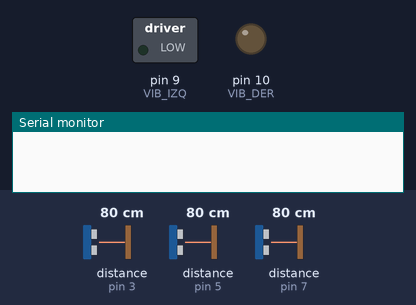
Simulated run of this sketch. Board: Arduino Nano, built with avr-gcc and run on an emulated ATmega328P. On the bench: switched loads named in the sketch (green lamp = pin HIGH), output pins drawn as LEDs (lit = HIGH), the last lines printed to the serial monitor. Wiring (inferred from the names in the program): 3 × ultrasonic range finder: trigger pin 2, echo pin 3 / trigger pin 4, echo pin 5 / trigger pin 6, echo pin 7. The inputs (shaded band) are chosen by the test bench; at power-on: distance to the obstacle (sensors on pin 3, pin 5, pin 7) 80 cm. The echo pulse lasts 58.3 µs per cm; pins used as bus, display or sensor lines are not drawn.

Above: at 0.05 s.
At 1.2 s:
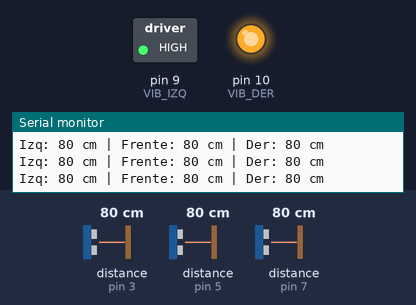
1.3 s: distance to the obstacle (sensor on pin 3) set to 35 cm
4.3 s: distance to the obstacle (sensor on pin 5) set to 18 cm
7.3 s: distance to the obstacle (sensor on pin 7) set to 18 cm
10.3 s: distance to the obstacle (sensor on pin 3) set to 2 cm
13.3 s: distance to the obstacle (sensor on pin 5) set to 2 cm
16.3 s: distance to the obstacle (sensor on pin 7) set to 35 cm
Timing chart, 0 to 19.3 s (numbered marks = the images above; inputs shaded):
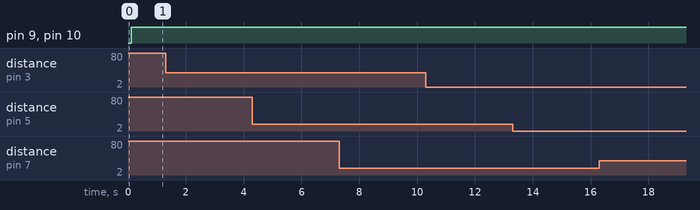

The sketch:

Arduino_gafas_noviembre20.ino
```cpp
// Gorra para ciegos - Arduino Nano
// Sensor izquierdo -> vibrador izquierdo
// Sensor derecho   -> vibrador derecho
// Sensor frontal   -> los dos vibradores

// ---------- PINES ----------
// Sensor izquierdo: Trig envía el sonido, Echo recibe el rebote
const int TRIG_IZQ = 2;
const int ECHO_IZQ = 3;

// Sensor frontal
const int TRIG_FRE = 4;
const int ECHO_FRE = 5;

// Sensor derecho
const int TRIG_DER = 6;
const int ECHO_DER = 7;

// Motores vibradores (conectados a los transistores)
const int VIB_IZQ = 9;
const int VIB_DER = 10;

// ---------- DISTANCIA ----------
// Si hay un objeto a menos de estos centímetros, vibra el motor
const int UMBRAL_CM = 150;

// ---------- FUNCIÓN PARA MEDIR ----------
// Mide la distancia en cm. Devuelve 999 si no hay eco.
long medirCm(int trig, int echo) {
  // Ponemos Trig en LOW para empezar desde cero
  digitalWrite(trig, LOW);
  delayMicroseconds(2);

  // Enviamos un pulso de 10 microsegundos para lanzar el sonido
  digitalWrite(trig, HIGH);
  delayMicroseconds(10);
  digitalWrite(trig, LOW);

  // Medimos cuánto tarda en volver el eco (máx. 25 ms, unos 4 m)
  long duracion = pulseIn(echo, HIGH, 25000);

  // Si no volvió el eco, no hay nada cerca: devolvemos 999
  if (duracion == 0) return 999;

  // Convertimos el tiempo a centímetros
  return duracion / 58;
}

// ---------- CONFIGURACIÓN INICIAL ----------
void setup() {
  // Cada Trig es una salida (envía) y cada Echo una entrada (recibe)
  pinMode(TRIG_IZQ, OUTPUT);
  pinMode(ECHO_IZQ, INPUT);
  pinMode(TRIG_FRE, OUTPUT);
  pinMode(ECHO_FRE, INPUT);
  pinMode(TRIG_DER, OUTPUT);
  pinMode(ECHO_DER, INPUT);

  // Los vibradores son salidas
  pinMode(VIB_IZQ, OUTPUT);
  pinMode(VIB_DER, OUTPUT);

  // Monitor Serie para ver las distancias en el computador
  Serial.begin(9600);
}

// ---------- PROGRAMA PRINCIPAL (se repite siempre) ----------
void loop() {
  // Medimos cada sensor, uno detrás de otro, con una pausa entre ellos
    long distanciaIzquierdaCm = medirCm(TRIG_IZQ, ECHO_IZQ);
    delay(30);
    long distanciaFrontalCm = medirCm(TRIG_FRE, ECHO_FRE);
    delay(30);
    long distanciaDerechaCm = medirCm(TRIG_DER, ECHO_DER);
    delay(30);

  // Guardamos si cada sensor detecta algo a menos de 150 cm
  bool hayObjetoIzquierda = distanciaIzquierdaCm < UMBRAL_CM;
  bool hayObjetoFrente    = distanciaFrontalCm < UMBRAL_CM;
  bool hayObjetoDerecha   = distanciaDerechaCm < UMBRAL_CM;

  // Vibra el izquierdo si lo detecta el sensor izquierdo o el frontal
digitalWrite(VIB_IZQ, (hayObjetoIzquierda || hayObjetoFrente) ? HIGH : LOW);

  // Vibra el derecho si lo detecta el sensor derecho o el frontal
  digitalWrite(VIB_DER, (hayObjetoDerecha || hayObjetoFrente) ? HIGH : LOW);

  // Mostramos las tres distancias en el Monitor Serie (para pruebas)
Serial.print("Izq: "); Serial.print(distanciaIzquierdaCm);
Serial.print(" cm | Frente: "); Serial.print(distanciaFrontalCm);
Serial.print(" cm | Der: "); Serial.print(distanciaDerechaCm);
Serial.println(" cm");
}
```
